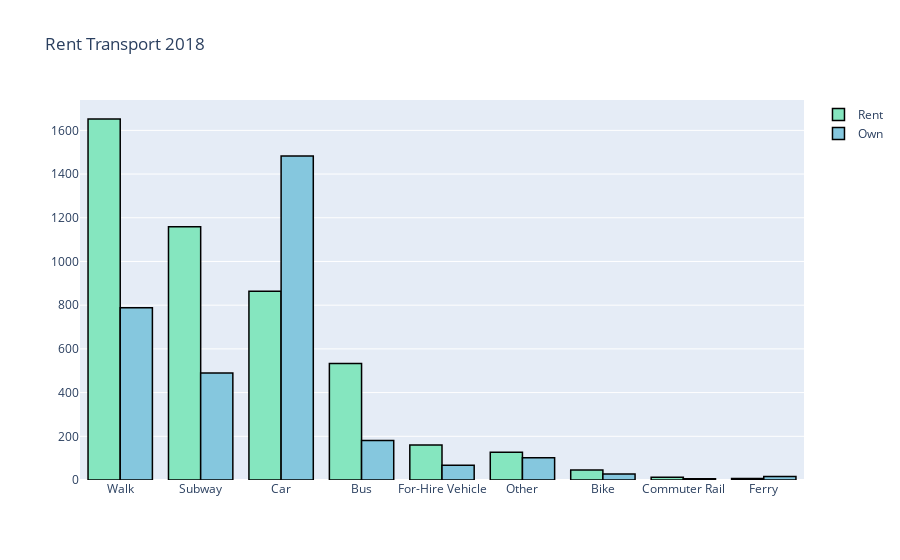

Notebook code cell kept with this figure:
### Code cell
cnt_mode_18 = df2018_comb.loc[df2018_comb["rent"]=="Rent","trip_mode"].value_counts()
trace = go.Bar(
    x=cnt_mode_18.index,
    y=cnt_mode_18.values,
    name = "Rent",
    marker = dict(color = '#85e6bf',
                             line=dict(color='rgb(0,0,0)',width=1.5)),
)

cnt_mode_18 = df2018_comb.loc[df2018_comb["rent"]=="Own","trip_mode"].value_counts()
trace2 = go.Bar(
    x=cnt_mode_18.index,
    y=cnt_mode_18.values,
    name = "Own",
    marker = dict(color = '#85C7DE',
                             line=dict(color='rgb(0,0,0)',width=1.5)),
)



layout = go.Layout(
    title="Rent Transport 2018"
)
data = [trace, trace2]
fig = go.Figure(data=data, layout=layout)
py.iplot(fig)

### Figure 1 — Plotly figure (JSON) as saved in the notebook; plotly's stock layout.template omitted (floating-point values rounded to 4 significant figures)
{"data": [{"marker": {"color": "#85e6bf", "line": {"color": "rgb(0,0,0)", "width": 1.5}}, "name": "Rent", "type": "bar", "x": ["Walk", "Subway", "Car", "Bus", "For-Hire Vehicle", "Other", "Bike", "Commuter Rail", "Ferry"], "y": [1652, 1159, 864, 533, 160, 127, 46, 13, 7]}, {"marker": {"color": "#85C7DE", "line": {"color": "rgb(0,0,0)", "width": 1.5}}, "name": "Own", "type": "bar", "x": ["Car", "Walk", "Subway", "Bus", "Other", "For-Hire Vehicle", "Bike", "Ferry", "Commuter Rail"], "y": [1483, 788, 490, 181, 102, 67, 27, 16, 6]}], "layout": {"title": {"text": "Rent Transport 2018"}}}
